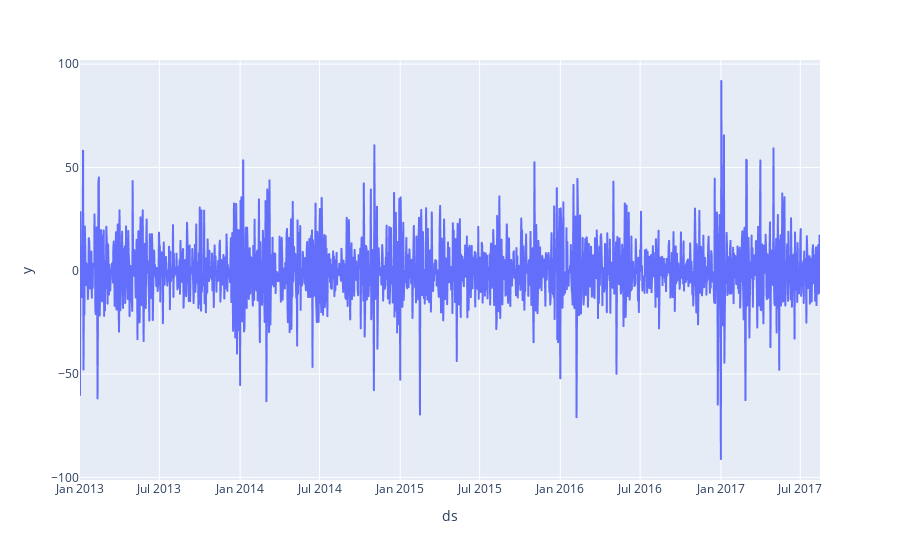

Notebook source saved alongside this figure:
### Markdown cell above
#### Nach Entfernen von Trend und Saisonalität haben wir nach ADF eine stationäre Zeitreihe. Wir validieren das erneut anhand eines Plots

### Code cell
df_eggs_wo_seas = ts_wo_seas.pd_dataframe()
fig = px.line(df_eggs_wo_seas, y="y")
fig.show()

### Figure 1 — Plotly figure (JSON) as saved in the notebook; plotly's stock layout.template omitted (floating-point values rounded to 4 significant figures; data arrays with more than 128 entries replaced by an {"elided": "..."} marker saying what was removed)
{"data": [{"hovertemplate": "ds=%{x}<br>y=%{y}<extra></extra>", "legendgroup": "", "line": {"color": "#636efa", "dash": "solid"}, "marker": {"symbol": "circle"}, "mode": "lines", "name": "", "showlegend": false, "type": "scattergl", "x": {"elided": "1688 str values"}, "xaxis": "x", "y": {"elided": "1688 float values"}, "yaxis": "y"}], "layout": {"legend": {"tracegroupgap": 0}, "margin": {"t": 60}, "xaxis": {"anchor": "y", "domain": [0, 1], "title": {"text": "ds"}}, "yaxis": {"anchor": "x", "domain": [0, 1], "title": {"text": "y"}}}}
